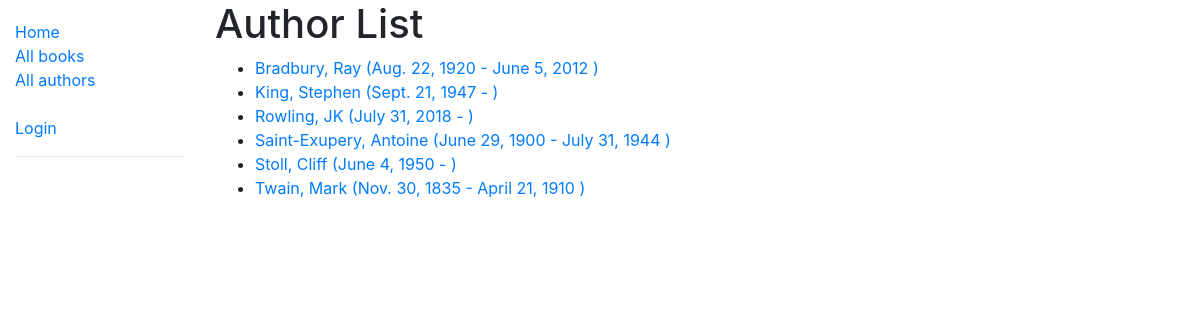
Screenshot of /catalog/authors/ with the database file from the repository.
### catalog/models.py (models this page shows, shortened)
class Author(models.Model):
	first_name = models.CharField(max_length=100)
	last_name = models.CharField(max_length=100)
	date_of_birth = models.DateField(null=True, blank=True)
	date_of_death = models.DateField('died', null=True, blank=True)
	class Meta:
		ordering = ['last_name', 'first_name']
	def get_absolute_url(self):
		return reverse('author-detail', args=[str(self.id)])

### catalog/views.py (the view)
# urls.py: path('authors/', views.AuthorListView.as_view(), name='authors'),
class AuthorListView(generic.ListView):
	model = Author

### catalog/templates/catalog/author_list.html
{% extends "base_generic.html" %}
{% block content %}
	<h1>Author List</h1>
	{% if author_list %}
	<ul>
		{% for author in author_list %}
		<li>
		<a href="{{ author.get_absolute_url }}">{{ author.last_name }}, {{ author.first_name }} ({{author.date_of_birth}} - {% if not author.date_of_death %} {% else %} {{ author.date_of_death }} {% endif %})</a>
		</li>
		{% endfor %}
	</ul>
	{% else %}
		<p>There are no authors.</p>
	{% endif %}
{% endblock %}

### catalog/templates/base_generic.html (shortened to what this page needs)
<!DOCTYPE html>
<html>
<head>
	<link rel="stylesheet" href="https://stackpath.bootstrapcdn.com/bootstrap/4.1.3/css/bootstrap.min.css">
	{% load static %}
	<link rel="stylesheet" href="{% static 'css/styles.css' %}">
</head>
<body>
	<div class = "container-fluid">
		<div class="row">
			<div class="col-sm-2">
			{% block sidebar %}
				<ul class="sidebar-nav">
					<li><a href="{% url 'index' %}">Home</a></li>
					<li><a href="{% url 'books' %}">All books</a></li>
					<li><a href="{% url 'authors' %}">All authors</a></li>
					<br>
					{% if user.is_authenticated %}
						<li>User: {{ user.get_username }}</li>
						<li><a href="{% url 'my-borrowed' %}">My borrowed</a></li>
						<li><a href="{% url 'logout' %}?next={{ request.path }}">Logout</a></li>
					{% else %}
						<li><a href="{% url 'login' %}?next={{ request.path }}">Login</a></li>
					{% endif %}
					<hr>
				</ul>
			{% endblock %}
			</div>
			<div class="col-sm-10">{% block content %}{% endblock %}
			</div>
		</div>
	</div>
</body>
</html>

### catalog/static/css/styles.css (style rules this page uses)
.sidebar-nav { margin-top: 20px; padding: 0; list-style: none; }

### rows the page displays
Author: last_name "Bradbury", first_name "Ray", date_of_birth "Aug. 22, 1920", date_of_death "June 5, 2012"
Author: last_name "King", first_name "Stephen", date_of_birth "Sept. 21, 1947"
Author: last_name "Rowling", first_name "JK", date_of_birth "July 31, 2018"
Author: last_name "Saint-Exupery", first_name "Antoine", date_of_birth "June 29, 1900", date_of_death "July 31, 1944"
Author: last_name "Stoll", first_name "Cliff", date_of_birth "June 4, 1950"
Author: last_name "Twain", first_name "Mark", date_of_birth "Nov. 30, 1835", date_of_death "April 21, 1910"
